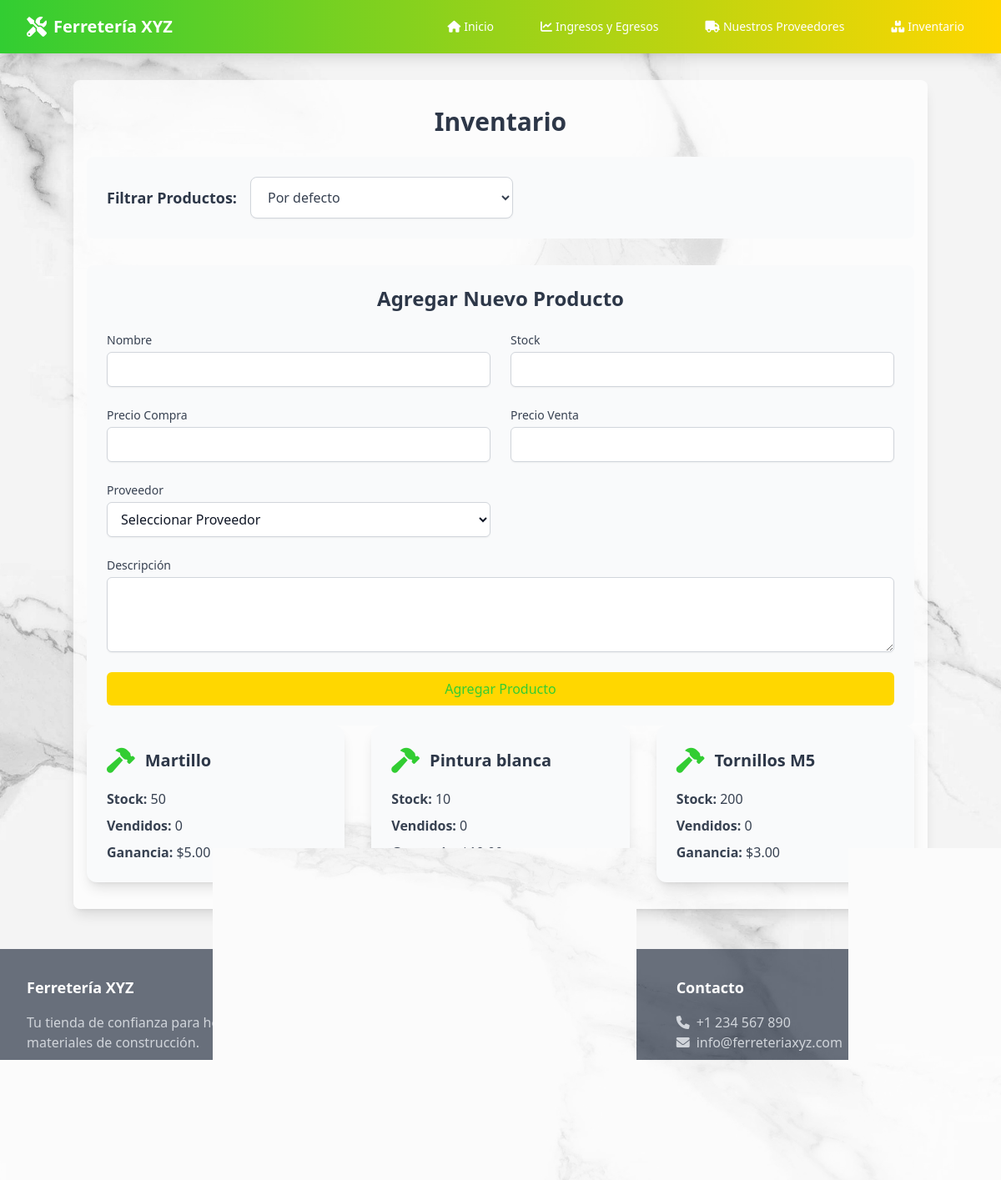
The page /view/inventario.php on the database its author committed.
### tables this page shows
CREATE TABLE productos (
    id INT AUTO_INCREMENT PRIMARY KEY,
    nombre VARCHAR(100) NOT NULL,
    descripcion TEXT,
    stock INT NOT NULL DEFAULT 0,
    precio_compra DECIMAL(10,2) NOT NULL,
    precio_venta DECIMAL(10,2) NOT NULL,
    id_proveedor INT,
    fecha_agregado TIMESTAMP DEFAULT CURRENT_TIMESTAMP,
    activo TINYINT(1) DEFAULT 1,
    FOREIGN KEY (id_proveedor) REFERENCES proveedores(id)
);

### controller/InventarioController.php (called while the page is built, shortened)
<?php
include '../conexion.php';
function getProductos($filtro = 'default') {
    global $conn;
    $sql = "SELECT p.*, pr.nombre as proveedor_nombre FROM productos p LEFT JOIN proveedores pr ON p.id_proveedor = pr.id WHERE p.activo = 1";
    switch ($filtro) {
        default:
            $sql .= " ORDER BY p.nombre ASC";
    }
    $result = $conn->query($sql);
    return $result->fetch_all(MYSQLI_ASSOC);
}
?>

### view/inventario.php (the view, shortened to what this page needs)
<?php
include '../controller/InventarioController.php';
$filtro = $_GET['filtro'] ?? 'default';
$productos = getProductos($filtro);
include '../template/header.php';
?>
<main class="container mx-auto px-4 py-8 bg-white bg-opacity-70 rounded-lg shadow-lg mx-4 md:mx-auto my-8">
    <h1 class="text-3xl font-bold text-dark mb-6 text-center">Inventario</h1>
    <div class="mb-8 bg-gray-50 rounded-lg p-6">
        <form method="GET" class="flex items-center">
            <label for="filtro" class="block text-lg font-semibold text-dark mr-4">Filtrar Productos:</label>
            <select name="filtro" id="filtro" onchange="this.form.submit()" class="block w-full md:w-1/3 py-3 px-4 border border-gray-300 bg-white rounded-lg shadow-sm focus:outline-none focus:ring-2 focus:ring-primary focus:border-primary text-gray-700">
                <option value="default" <?php echo $filtro == 'default' ? 'selected' : ''; ?>>Por defecto</option>
            </select>
        </form>
    </div>
    <div class="bg-gray-50 rounded-lg p-6 mt-8">
        <h2 class="text-2xl font-semibold text-dark mb-6 text-center">Agregar Nuevo Producto</h2>
        <form method="POST" class="grid grid-cols-1 md:grid-cols-2 gap-6">
            <div>
                <label for="nombre" class="block text-sm font-medium text-gray-700">Nombre</label>
                <input type="text" name="nombre" id="nombre" required class="mt-1 block w-full py-2 px-3 border border-gray-300 bg-white rounded-md shadow-sm focus:outline-none focus:ring-primary focus:border-primary text-gray-900">
            </div>
            <div>
                <label for="stock" class="block text-sm font-medium text-gray-700">Stock</label>
                <input type="number" name="stock" id="stock" required class="mt-1 block w-full py-2 px-3 border border-gray-300 bg-white rounded-md shadow-sm focus:outline-none focus:ring-primary focus:border-primary text-gray-900">
            </div>
            <div>
                <label for="precio_compra" class="block text-sm font-medium text-gray-700">Precio Compra</label>
                <input type="number" step="0.01" name="precio_compra" id="precio_compra" required class="mt-1 block w-full py-2 px-3 border border-gray-300 bg-white rounded-md shadow-sm focus:outline-none focus:ring-primary focus:border-primary text-gray-900">
            </div>
            <div>
                <label for="precio_venta" class="block text-sm font-medium text-gray-700">Precio Venta</label>
                <input type="number" step="0.01" name="precio_venta" id="precio_venta" required class="mt-1 block w-full py-2 px-3 border border-gray-300 bg-white rounded-md shadow-sm focus:outline-none focus:ring-primary focus:border-primary text-gray-900">
            </div>
            <div>
                <label for="id_proveedor" class="block text-sm font-medium text-gray-700">Proveedor</label>
                <select name="id_proveedor" id="id_proveedor" class="mt-1 block w-full py-2 px-3 border border-gray-300 bg-white rounded-md shadow-sm focus:outline-none focus:ring-primary focus:border-primary text-gray-900">
                    <option value="">Seleccionar Proveedor</option>
                </select>
            </div>
            <div class="md:col-span-2">
                <label for="descripcion" class="block text-sm font-medium text-gray-700">Descripción</label>
                <textarea name="descripcion" id="descripcion" rows="3" class="mt-1 block w-full py-2 px-3 border border-gray-300 bg-white rounded-md shadow-sm focus:outline-none focus:ring-primary focus:border-primary text-gray-900"></textarea>
            </div>
            <div class="md:col-span-2">
                <button type="submit" name="agregar" class="w-full bg-primary text-secondary py-2 px-4 rounded-md hover:bg-secondary hover:text-primary transition duration-300">Agregar Producto</button>
            </div>
        </form>
    </div>
    <div id="productos" class="grid grid-cols-1 md:grid-cols-2 lg:grid-cols-3 gap-8">
        <?php if (!empty($productos)): ?>
            <?php foreach ($productos as $producto): ?>
                <div class="bg-gray-50 rounded-xl shadow-lg p-6 transition duration-300 hover:shadow-xl hover:transform hover:scale-105 producto" data-stock="<?php echo $producto['stock']; ?>" data-vendido="<?php echo $producto['vendido'] ?? 0; ?>" data-ganancia="<?php echo $producto['precio_venta'] - $producto['precio_compra']; ?>">
                    <div class="flex items-center mb-4">
                        <i class="fas fa-hammer text-secondary text-3xl mr-3"></i>
                        <h2 class="text-xl font-semibold text-dark"><?php echo htmlspecialchars($producto['nombre']); ?></h2>
                    </div>
                    <p class="text-gray-700 mb-2"><strong>Stock:</strong> <?php echo $producto['stock']; ?></p>
                    <p class="text-gray-700 mb-2"><strong>Vendidos:</strong> <?php echo $producto['vendido'] ?? 0; ?></p>
                    <p class="text-gray-700"><strong>Ganancia:</strong> $<?php echo number_format($producto['precio_venta'] - $producto['precio_compra'], 2); ?></p>
                </div>
            <?php endforeach; ?>
        <?php else: ?>
            <p class="text-gray-600">No hay productos registrados.</p>
        <?php endif; ?>
    </div>
</main>
<?php
include '../template/footer.php';
?>

### template/header.php (shortened to what this page needs)
<!DOCTYPE html>
<html lang="es">
<head>
    <script src="https://cdn.tailwindcss.com"></script>
    <link rel="stylesheet" href="../css/styles.css">
    <link rel="stylesheet" href="https://cdnjs.cloudflare.com/ajax/libs/font-awesome/6.0.0/css/all.min.css">
</head>
<body class="text-accent">
    <nav class="bg-gradient-to-r from-secondary to-primary shadow-lg sticky top-0 z-50">
        <div class="max-w-7xl mx-auto px-4 sm:px-6 lg:px-8">
            <div class="flex justify-between h-16">
                <div class="flex items-center">
                    <div class="flex-shrink-0 flex items-center space-x-2">
                        <i class="fas fa-tools text-accent text-2xl"></i>
                        <span class="text-xl font-bold text-accent">Ferretería XYZ</span>
                    </div>
                </div>
                <div class="hidden md:flex items-center space-x-8">
                    <a href="home.php" class="text-accent hover:text-dark px-3 py-2 rounded-md text-sm font-medium transition duration-300 transform hover:scale-105"><i class="fas fa-home mr-1"></i>Inicio</a>
                    <a href="ingresos_egresos.php" class="text-accent hover:text-dark px-3 py-2 rounded-md text-sm font-medium transition duration-300 transform hover:scale-105"><i class="fas fa-chart-line mr-1"></i>Ingresos y Egresos</a>
                    <a href="proveedores.php" class="text-accent hover:text-dark px-3 py-2 rounded-md text-sm font-medium transition duration-300 transform hover:scale-105"><i class="fas fa-truck mr-1"></i>Nuestros Proveedores</a>
                    <a href="inventario.php" class="text-accent hover:text-dark px-3 py-2 rounded-md text-sm font-medium transition duration-300 transform hover:scale-105"><i class="fas fa-boxes mr-1"></i>Inventario</a>
                </div>
            </div>
        </div>
    </nav>

### template/footer.php (shortened to what this page needs)
    <footer class="bg-dark bg-opacity-70 text-accent py-8 mt-12">
        <div class="max-w-7xl mx-auto px-4 sm:px-6 lg:px-8">
            <div class="grid grid-cols-1 md:grid-cols-3 gap-8">
                <div>
                    <h3 class="text-lg font-semibold mb-4">Ferretería XYZ</h3>
                    <p class="text-gray-300">Tu tienda de confianza para herramientas y materiales de construcción.</p>
                </div>
                <div>
                    <h3 class="text-lg font-semibold mb-4">Enlaces Rápidos</h3>
                    <ul class="space-y-2">
                        <li><a href="home.php" class="text-gray-300 hover:text-primary transition duration-300">Inicio</a></li>
                        <li><a href="inventario.php" class="text-gray-300 hover:text-primary transition duration-300">Inventario</a></li>
                        <li><a href="proveedores.php" class="text-gray-300 hover:text-primary transition duration-300">Proveedores</a></li>
                    </ul>
                </div>
                <div>
                    <h3 class="text-lg font-semibold mb-4">Contacto</h3>
                    <p class="text-gray-300"><i class="fas fa-phone mr-2"></i>+1 234 567 890</p>
                    <p class="text-gray-300"><i class="fas fa-envelope mr-2"></i>info@ferreteriaxyz.com</p>
                </div>
            </div>
            <div class="border-t border-gray-600 mt-8 pt-6 text-center">
                <p>&copy; 2026 Ferretería XYZ. Todos los derechos reservados.</p>
            </div>
        </div>
    </footer>
</body>
</html>

### css/styles.css (style rules this page uses)
body { background-image: url('../img/fondo.jpg'); background-size: cover; background-attachment: fixed; background-position: center; background-repeat: no-repeat; }
html { scroll-behavior: smooth; }

### rows shown on the page
productos: nombre "Martillo", stock "50", vendido "0", $producto['precio_venta'] - $producto['precio_compra'] "5.00"
productos: nombre "Pintura blanca", stock "10", vendido "0", $producto['precio_venta'] - $producto['precio_compra'] "10.00"
productos: nombre "Tornillos M5", stock "200", vendido "0", $producto['precio_venta'] - $producto['precio_compra'] "3.00"
